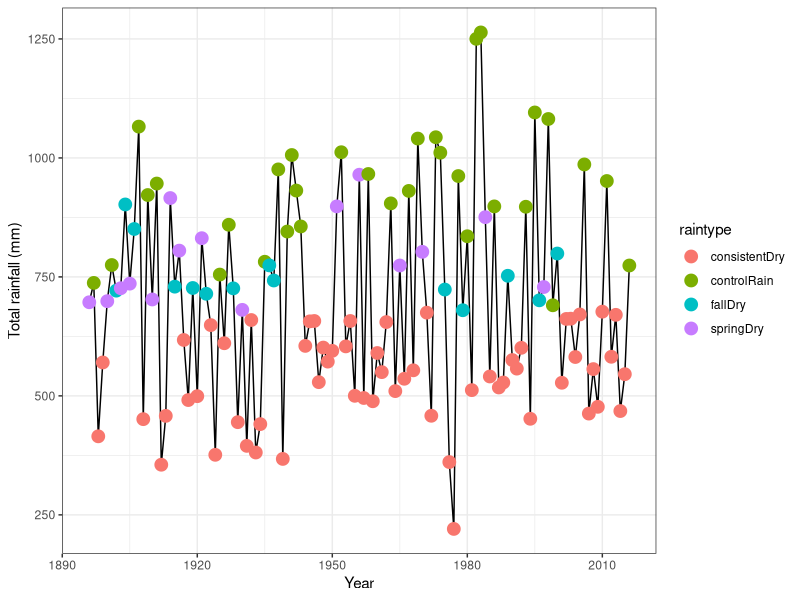

Write R code to recreate this figure. (Note: this script raises an error after producing the figure.)
### Historical projects for Browns Valley ###
library(tidyverse)
library(lubridate)

## Pull in the prism data and clean
rain <- read_csv("Data/PRISM_brownsvalley_long.csv", skip = 10) %>%
  mutate(ppt = `ppt (inches)`*2.54*10) %>%
  separate(Date, c("year", "month")) %>%
  mutate(year = as.numeric(year),
         month = as.numeric(month)) %>%
  mutate(year = ifelse(month == 12 | month == 11 | month == 10 | month == 9, year + 1, year)) %>%
  mutate(season = "Early",
         season = ifelse(month == 2 | month == 3 | month == 4, "Late", season)) %>%
  filter(month != 5, month != 6, month!= 7, month != 8)

## Summarize by year 
## Using 50% as the cutoff 
rainsummary <-  rain %>%
  group_by(year, season) %>%
  summarize(ppt = sum(ppt)) %>%
  spread(season, ppt) %>%
  mutate(Total = Early + Late) 

rainsummary <- rainsummary %>%
  mutate(raintype = "controlRain",
         raintype = ifelse(Early < quantile(rainsummary$Early, .5), "fallDry", raintype),
         raintype = ifelse(Late < quantile(rainsummary$Late, .5), "springDry", raintype),
         raintype = ifelse(Total < quantile(rainsummary$Total, .5), "consistentDry", raintype)) 


## Visualize the rainfall scenarios
#pdf("Rainfal history.pdf", width = 10, height = 8)
ggplot(rainsummary, aes(x=year, y=Total))  + geom_line()+
  geom_point(aes(color = raintype), size = 4) + theme_bw() + labs(x="Year", y="Total rainfall (mm)")
#dev.off()

### CREATE A FUNCTION THAT SETS VARIABLE PARAMETERS ACROSS TIMESTEPS ####
variable.par <- function(model.dat, trtselect, t.num){
  par = as.data.frame(matrix(NA, nrow=t.num, ncol=7))
  colnames(par) = c("Alambda", "AaiE", "AaiA", "Elambda", "EaiE", "EaiA", "treatment")
  for (i in 1:(t.num)){
    myparams <- subset(model.dat, treatment == trtselect[i])
    par$Alambda[i] <- as.numeric(subset(myparams, species == "Avena")[5])
    par$AaiE[i] <- as.numeric(subset(myparams, species == "Avena")[4])
    par$AaiA[i] <- as.numeric(subset(myparams, species == "Avena")[3])
    par$Elambda[i] <- as.numeric(subset(myparams, species == "Erodium")[5])
    par$EaiE[i] <- as.numeric(subset(myparams, species == "Erodium")[4])
    par$EaiA[i] <- as.numeric(subset(myparams, species == "Erodium")[3])
    par$treatment[i] <- as.character(trtselect[i])
    
  }
  return(par)
}

## set terms for the projection
varPar = variable.par(model.dat, rainsummary$raintype, t.num = nrow(rainsummary))
t.num = nrow(rainsummary)

N = as.data.frame(matrix(NA, nrow=t.num, ncol=2))
colnames(N) = c("Na", "Ne")
N[1,] =c(1002.06748, 10)

vartreatment <- varPar$treatment
vartreatmentprev <- c(NA, vartreatment[1:t.num-1])

## run the projection
variable.out <- cbind(growth(N, varPar, t.num), vartreatment, vartreatmentprev) %>%
  tbl_df() 

variable.out <- variable.out %>%
  mutate(time = as.numeric(row.names(variable.out)))

## Clean up the labels
variable.out2 <- variable.out %>%
  gather(species, count, Na:Ne) %>%
  tbl_df() %>%
  mutate( species2 = ifelse(species == "Ne", "Erodium", "Avena")) %>%
  mutate(vartreatment=ordered(vartreatment, levels = c(fallDry="fallDry", consistentDry="consistentDry", springDry="springDry", controlRain="controlRain"))) %>%
  mutate(vartreatmentprev=ordered(vartreatmentprev, levels = c(fallDry="fallDry", consistentDry="consistentDry", springDry="springDry", controlRain="controlRain")))

pdf("Variable_Projection.pdf", width = 8, height = 6)
ggplot(variable.out2, aes(x=time, y=(count), color = species)) + geom_line(size = 4) + 
  theme_bw() +  theme(text = element_text(size = 24), legend.position = "none",
                      panel.grid.major = element_blank(), panel.grid.minor = element_blank()) +  scale_y_log10() + #scale_y_log10(limits=c(.1, 1200), breaks = c(1, 10, 100, 1000)) +
  labs(y=expression(paste("Count (individuals/m"^"2",")")), x = "Time step")  + scale_color_manual(values = c("tan3", "darkgreen")) # +
dev.off()  
#geom_hline(yintercept = 1) + geom_hline(yintercept = 10)#+ 
  #ggtitle("Variable rainfall")


simco <- variable.out2 %>%
  dplyr::filter(time > 20) %>%
  mutate(species = species2) %>%
  dplyr::select(-species2)





###  ERODIUM MONOCULTURE
## set terms for the projection
varPar = variable.par(model.dat, rainsummary$raintype, t.num = nrow(rainsummary))
t.num = nrow(rainsummary)

N = as.data.frame(matrix(NA, nrow=t.num, ncol=2))
colnames(N) = c("Na", "Ne")
N[1,] =c(0, 30)

### CREATE A FUNCTION THAT RUNS THE MODEL for just ERO
growthEROmono = function(N, par.dat, t.num){
  for (i in 1:(t.num-1)){
    N$Na[i+1] = 0
    #  N$Na[i+1] =ifelse(N$Na[i +1] == 1, 0, N$Na[i + 1])
    N$Ne[i+1] = es*(1-eg)*N$Ne[i] + exp(log((N$Ne[i]*eg + 1))*par.dat$Elambda[i]/(1 + par.dat$EaiE[i]*log((N$Ne[i]*eg + 1)) + par.dat$EaiA[i]*log(N$Na[i]*ag + 1))) -1
    # N$Ne[i+1] =ifelse(N$Ne[i +1] == 1, 0, N$Ne[i + 1])
  }
  return(N)
}

eroMONO <- growthEROmono(N, varPar, t.num) %>%
  tbl_df()
eroMONO$timestep <- as.numeric(row.names(eroMONO))
  
ggplot(eroMONO, aes(x=timestep, y=Ne)) + geom_line()  
ggplot(subset(variable.out2, species == "Ne"), aes(x=time, y=count)) + geom_line()  



###  AVENA MONOCULTURE
## set terms for the projection
varPar = variable.par(model.dat, rainsummary$raintype, t.num = nrow(rainsummary))
t.num = nrow(rainsummary)

N = as.data.frame(matrix(NA, nrow=t.num, ncol=2))
colnames(N) = c("Na", "Ne")
N[1,] =c(1000, 0)


### CREATE A FUNCTION THAT RUNS THE MODEL for just ERO
### CREATE A FUNCTION THAT RUNS THE MODEL for just ERO

### CREATE A FUNCTION THAT RUNS THE MODEL
growthAVmono = function(N, par.dat, t.num){
  for (i in 1:(t.num-1)){
    N$Na[i+1] = as*(1-ag)*N$Na[i] + exp(log(N$Na[i]*ag+1)*par.dat$Alambda[i]/(1 + par.dat$AaiE[i]*log((N$Ne[i] + 1)*eg) +  par.dat$AaiA[i]*log(N$Na[i]*ag + 1))) -1
    #  N$Na[i+1] =ifelse(N$Na[i +1] == 1, 0, N$Na[i + 1])
    N$Ne[i+1] = 0
    # N$Ne[i+1] =ifelse(N$Ne[i +1] == 1, 0, N$Ne[i + 1])
  }
  return(N)
}


avMONO <- growthAVmono(N, varPar, t.num) %>%
  tbl_df()
avMONO$timestep <- as.numeric(row.names(avMONO))


ggplot(avMONO, aes(x=timestep, y=Na)) + geom_line()  
ggplot(subset(variable.out2, species == "Na"), aes(x=time, y=count)) + geom_line()  

